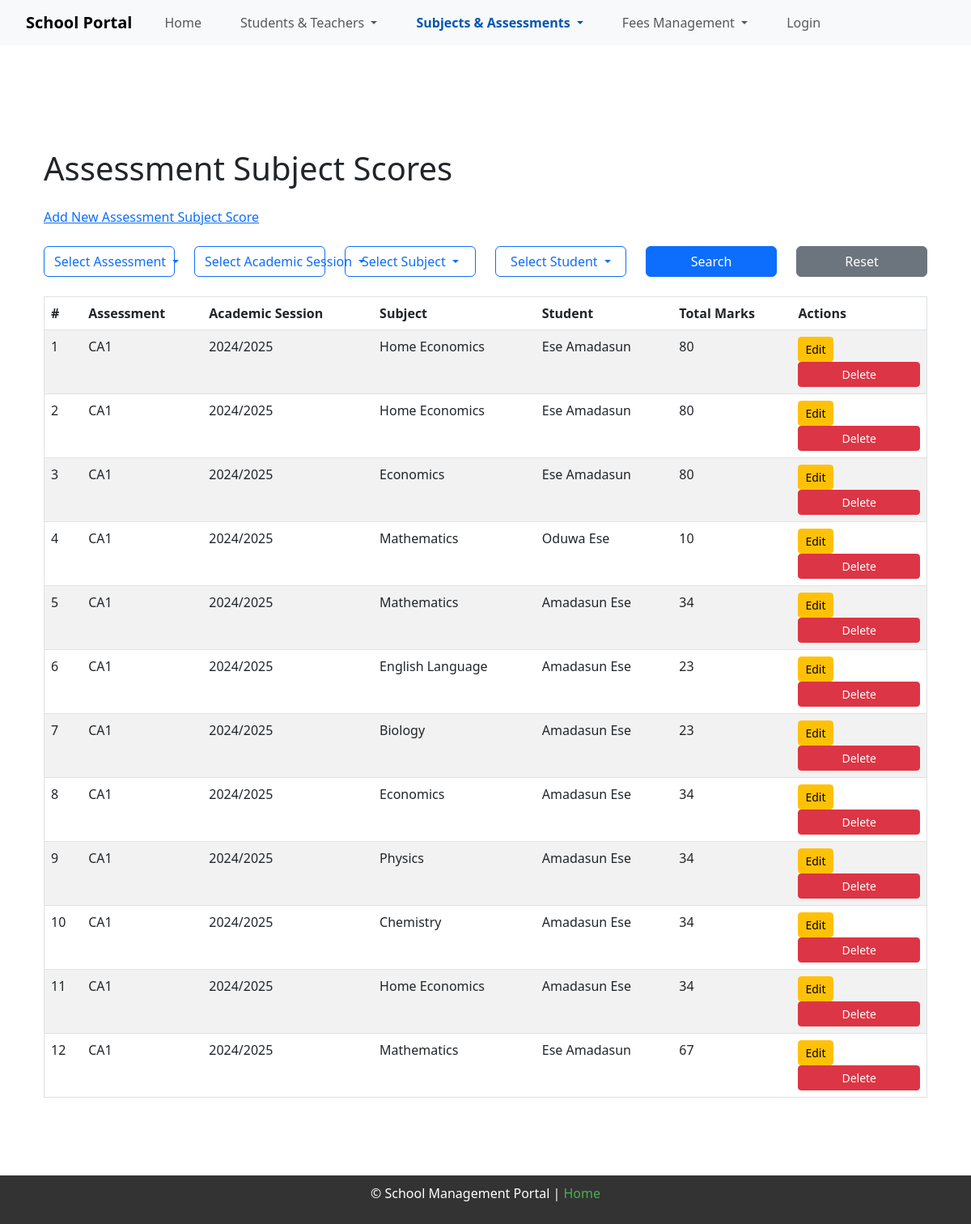
Before: /assessment_subject_scores?assessment=2 with the older database file.
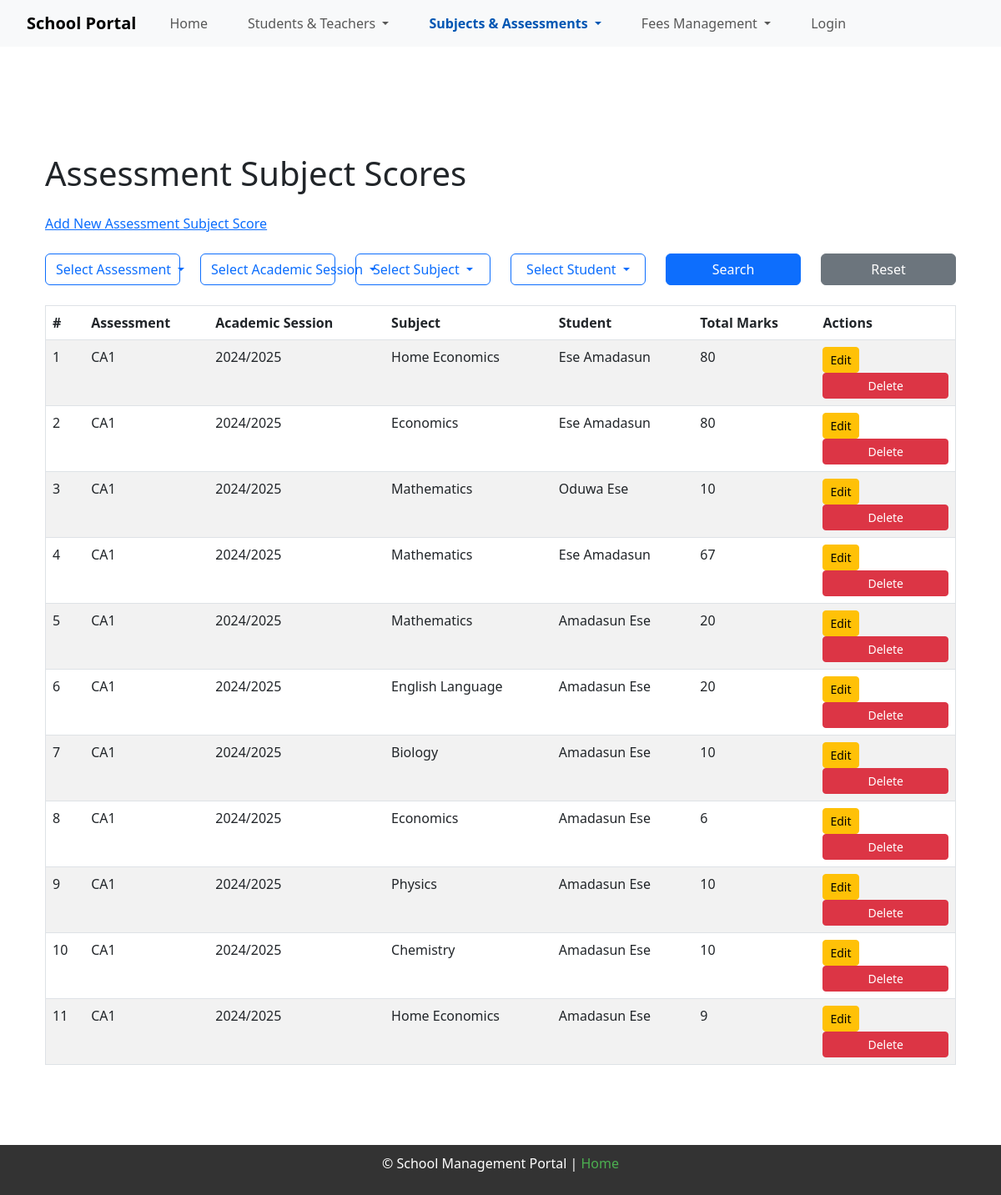
After: the same page with the newer database file.
### models.py (models this page shows)
class AssessmentSubjectScore(db.Model):
    __tablename__ = 'assessment_subject_scores'
    id = db.Column(db.Integer, primary_key=True)
    assessment_id = db.Column(db.Integer, db.ForeignKey('assessments.id'), nullable=False)
    subject_id = db.Column(db.Integer, db.ForeignKey('subjects.id', name='fk_assessment_subject_scores_subject_id'), nullable=False)
    student_id = db.Column(db.Integer, db.ForeignKey('students.id'), nullable=False)
    total_marks = db.Column(db.Integer, nullable=False)
    assessment = db.relationship('Assessment', backref=db.backref('assessment_subject_scores', lazy=True))
    subject = db.relationship('Subject', backref=db.backref('subject_ref', lazy=True))
    student = db.relationship('Student', backref=db.backref('student_assessments', lazy=True))  # Unique backref

class Assessment(db.Model):
    __tablename__ = 'assessments'
    id = db.Column(db.Integer, primary_key=True)
    name = db.Column(db.String(100), nullable=False)
    date = db.Column(db.Date, nullable=False)
    assessment_type_id = db.Column(db.Integer, db.ForeignKey('assessment_types.id'), nullable=False)
    class_id = db.Column(db.Integer, db.ForeignKey('classes.id'), nullable=False)
    academic_session = db.Column(db.String(20), nullable=False)
    term = db.Column(db.String(20), nullable=False)
    assessment_type = db.relationship('AssessmentType', backref='assessments', lazy=True)
    subject_scores = db.relationship('AssessmentSubjectScore', backref='assessmentsubjectscores', lazy=True)  # Updated backref

class Subject(db.Model):
    __tablename__ = 'subjects'
    id = db.Column(db.Integer, primary_key=True)
    name = db.Column(db.String(100), nullable=False)
    school_id = db.Column(db.Integer, db.ForeignKey('schools.id'), nullable=False)
    teacher_subjects = db.relationship('TeacherSubject', backref='teacher_subject', lazy=True)
    assessment_scores = db.relationship('AssessmentSubjectScore', backref='subject_ref', lazy=True)
    class_subjects = db.relationship('ClassSubject', backref='class_subject', lazy=True)

class Student(db.Model):
    __tablename__ = 'students'
    id = db.Column(db.Integer, primary_key=True)
    first_name = db.Column(db.String(50), nullable=False)
    last_name = db.Column(db.String(50), nullable=False)
    date_of_birth = db.Column(db.Date, nullable=False)
    enrollment_date = db.Column(db.Date, nullable=False)
    gender = db.Column(db.String(1), nullable=False)
    grade_level = db.Column(db.String(20), nullable=False)
    contact_email = db.Column(db.String(100), nullable=False)
    school_id = db.Column(
        db.Integer,
        db.ForeignKey('schools.id', name='fk_students_school_id'),
        nullable=False
    )
    class_id = db.Column(
        db.Integer,
        db.ForeignKey('classes.id', name='fk_students_class_id'),
        nullable=False
    )
    grades = db.relationship('Grade', backref='student', lazy=True)
    attendance = db.relationship('Attendance', backref='student', lazy=True)

### routes.py (the view)
@main.route('/assessment_subject_scores')
def assessment_subject_scores():
    assessment_id = request.args.get('assessment')
    academic_session = request.args.get('academic_session')
    subject_id = request.args.get('subject')
    student_id = request.args.get('student')
    query = db.session.query(
        AssessmentSubjectScore,
        Assessment.name.label('assessment_name'),
        Subject.name.label('subject_name'),
        Student.first_name,
        Student.last_name,
        AssessmentSubjectScore.total_marks,
        Assessment.academic_session
    ).join(
        Assessment, AssessmentSubjectScore.assessment_id == Assessment.id
    ).join(
        Subject, AssessmentSubjectScore.subject_id == Subject.id
    ).join(
        Student, AssessmentSubjectScore.student_id == Student.id
    )
    if assessment_id:
        query = query.filter(AssessmentSubjectScore.assessment_id == assessment_id)
    if academic_session:
        query = query.filter(Assessment.academic_session == academic_session)
    if subject_id:
        query = query.filter(AssessmentSubjectScore.subject_id == subject_id)
    if student_id:
        query = query.filter(AssessmentSubjectScore.student_id == student_id)
    scores = query.all()
    assessments = Assessment.query.all()
    academic_sessions = db.session.query(Assessment.academic_session).distinct().all()
    subjects = Subject.query.all()
    students = Student.query.all()
    return render_template(
        'assessment_subject_scores.html',
        scores=scores,
        assessments=assessments,
        academic_sessions=[session[0] for session in academic_sessions],
        subjects=subjects,
        students=students
    )

### __init__.py (called while the page is built)
def create_app():
    app = Flask(__name__)
    app.config.from_object(Config)
    app.config['UPLOAD_FOLDER'] = os.path.join(os.getcwd(), 'static/uploads')
    @app.before_request
    def before_request():
        g.current_user = current_user
    db.init_app(app)
    migrate.init_app(app, db)
    bootstrap.init_app(app)
    login_manager.init_app(app)
    login_manager.login_view = 'main.login'
    app.static_folder ='static'
    app.static_url_path = '/static'
    with app.app_context():
        from . import models
        from .routes import main
        app.register_blueprint(main)
        db.create_all()
    return app

### templates/assessment_subject_scores.html (shortened to what this page needs)
{% extends "base.html" %}
{% block content %}
<div class="container mt-5">
    <h1 class="mb-4">Assessment Subject Scores</h1>
    <div class="back-link mb-4">
        <a href="{{ url_for('main.add_assessment_score') }}">Add New Assessment Subject Score</a>
    </div>
    <form method="GET" class="mb-4">
        <div class="row">
            <div class="col-md-2">
                <div class="dropdown">
                    <button
                        class="btn btn-outline-primary dropdown-toggle w-100"
                        type="button"
                        id="dropdownAssessment"
                        data-bs-toggle="dropdown"
                        aria-expanded="false">
                        Select Assessment
                    </button>
                </div>
            </div>
            <div class="col-md-2">
                <div class="dropdown">
                    <button
                        class="btn btn-outline-primary dropdown-toggle w-100"
                        type="button"
                        id="dropdownAcademicSession"
                        data-bs-toggle="dropdown"
                        aria-expanded="false">
                        Select Academic Session
                    </button>
                </div>
            </div>
            <div class="col-md-2">
                <div class="dropdown">
                    <button
                        class="btn btn-outline-primary dropdown-toggle w-100"
                        type="button"
                        id="dropdownSubject"
                        data-bs-toggle="dropdown"
                        aria-expanded="false">
                        Select Subject
                    </button>
                </div>
            </div>
            <div class="col-md-2">
                <div class="dropdown">
                    <button
                        class="btn btn-outline-primary dropdown-toggle w-100"
                        type="button"
                        id="dropdownStudent"
                        data-bs-toggle="dropdown"
                        aria-expanded="false">
                        Select Student
                    </button>
                </div>
            </div>
            <div class="col-md-2">
                <button type="submit" class="btn btn-primary w-100">Search</button>
            </div>
            <div class="col-md-2">
                <a href="{{ url_for('main.assessment_subject_scores') }}" class="btn btn-secondary w-100">Reset</a>
            </div>
        </div>
    </form>
    <table class="table table-striped">
        <thead>
            <tr>
                <th>#</th>
                <th>Assessment</th>
                <th>Academic Session</th>
                <th>Subject</th>
                <th>Student</th>
                <th>Total Marks</th>
                <th>Actions</th>
            </tr>
        </thead>
        <tbody>
            {% for score in scores %}
            <tr>
                <td>{{ loop.index }}</td>
                <td>{{ score.assessment_name }}</td>
                <td>{{ score.academic_session }}</td>
                <td>{{ score.subject_name }}</td>
                <td>{{ score.first_name }} {{ score.last_name }}</td>
                <td>{{ score.total_marks }}</td>
                <td>
                    <a href="{{ url_for('main.edit_assessment_subject_score', id=score[0].id) }}" class="btn btn-sm btn-warning">Edit</a>
                    <form action="{{ url_for('main.delete_assessment_subject_score', id=score[0].id) }}" method="POST" style="display:inline;">
                        <button type="submit" class="btn btn-sm btn-danger" onclick="return confirm('Are you sure you want to delete this record?');">Delete</button>
                    </form>
                </td>
            </tr>
            {% endfor %}
        </tbody>
    </table>
</div>
{% endblock %}

### templates/base.html (shortened to what this page needs)
<!DOCTYPE html>
<html lang="en">
<head>
    <link rel="stylesheet" href="{{ url_for('static', filename='style.css') }}">
    <link href="https://cdn.jsdelivr.net/npm/bootstrap@5.3.0-alpha3/dist/css/bootstrap.min.css" rel="stylesheet">
    <link href="https://cdn.jsdelivr.net/npm/select2@4.1.0-rc.0/dist/css/select2.min.css" rel="stylesheet" />
</head>
<body>
    {% include 'navigation.html' %}
    <div class="container">
        {% block content %}{% endblock %}
    </div>
    <footer>
        <p>&copy; {{ year }} School Management Portal | <a href="{{ url_for('main.index') }}">Home</a></p>
    </footer>
</body>
</html>

### templates/navigation.html (shortened to what this page needs)
<nav class="navbar navbar-expand-lg navbar-light bg-light">
    <div class="container-fluid">
        <a class="navbar-brand" href="{{ url_for('main.index') }}">School Portal</a>
        <div class="collapse navbar-collapse" id="navbarNavDropdown">
            <ul class="navbar-nav">
                <li class="nav-item">
                    <a class="nav-link {% if request.endpoint == 'main.index' %}active{% endif %}" href="{{ url_for('main.index') }}">Home</a>
                </li>
                <li class="nav-item dropdown">
                    <a class="nav-link dropdown-toggle " href="#" id="studentsTeachersDropdown" role="button" data-bs-toggle="dropdown" aria-expanded="false">
                        Students & Teachers
                    </a>
                </li>
                <li class="nav-item dropdown">
                    <a class="nav-link dropdown-toggle {% if request.endpoint in ['main.subjects', 'main.add_subject', 'main.assessments', 'main.assessment_types', 'main.assessment_subject_scores', 'main.add_assessment_score'] %}active{% endif %}" href="#" id="subjectsAssessmentsDropdown" role="button" data-bs-toggle="dropdown" aria-expanded="false">
                        Subjects & Assessments
                    </a>
                </li>
                <li class="nav-item dropdown">
                    <a class="nav-link dropdown-toggle " href="#" id="feesManagementDropdown" role="button" data-bs-toggle="dropdown" aria-expanded="false">
                        Fees Management
                    </a>
                </li>
                {% if current_user.is_authenticated %}
                    {% if current_user.is_admin %}
                        <li class="nav-item">
                            <a class="nav-link {% if request.endpoint == 'main.register_school' %}active{% endif %}" href="{{ url_for('main.register_school') }}">Register School</a>
                        </li>
                    {% endif %}
                    <li class="nav-item">
                        <a class="nav-link {% if request.endpoint == 'main.dashboard' %}active{% endif %}" href="{{ url_for('main.dashboard') }}">Dashboard</a>
                    </li>
                    <li class="nav-item">
                        <a class="nav-link" href="{{ url_for('main.logout') }}">Logout</a>
                    </li>
                {% else %}
                    <li class="nav-item">
                        <a class="nav-link {% if request.endpoint == 'main.login' %}active{% endif %}" href="{{ url_for('main.login') }}">Login</a>
                    </li>
                {% endif %}
            </ul>
        </div>
    </div>
</nav>

### static/style.css (style rules this page uses)
html, body { margin: 0; padding: 0; height: 100%; font-family: Arial, sans-serif; display: flex; flex-direction: column; }
.container { flex: 1; padding: 20px; }
footer { background-color: #333; color: white; text-align: center; padding: 10px 20px; position: relative; }
footer a { color: #4CAF50; text-decoration: none; }
nav { background-color: #333; color: white; padding: 1em; text-align: center; }
nav a { color: white; margin: 0 1em; text-decoration: none; }
.container { margin: 20px; }
table { width: 100%; border-collapse: collapse; margin-top: 10px; }
table, th, td { border: 1px solid #ddd; padding: 8px; }
th { background-color: #f2f2f2; font-weight: bold; }
form { margin: 0; }
form button { background-color: #333; color: white; padding: 10px 15px; border: none; border-radius: 4px; cursor: pointer; font-size: 16px; width: 100%; }
.navbar { margin-bottom: 20px; }
.navbar-brand { font-weight: bold; }
.nav-item .active { font-weight: bold; color: #0056b3 !important; }

Changed rows visible on the page:
removed AssessmentSubjectScore: assessment_name "CA1", academic_session "2024/2025", subject_name "Home Economics", first_name "Ese", last_name "Amadasun", total_marks "80"
removed AssessmentSubjectScore: assessment_name "CA1", academic_session "2024/2025", subject_name "Mathematics", first_name "Amadasun", last_name "Ese", total_marks "34"
removed AssessmentSubjectScore: assessment_name "CA1", academic_session "2024/2025", subject_name "English Language", first_name "Amadasun", last_name "Ese", total_marks "23"
removed AssessmentSubjectScore: assessment_name "CA1", academic_session "2024/2025", subject_name "Biology", first_name "Amadasun", last_name "Ese", total_marks "23"
removed AssessmentSubjectScore: assessment_name "CA1", academic_session "2024/2025", subject_name "Economics", first_name "Amadasun", last_name "Ese", total_marks "34"
removed AssessmentSubjectScore: assessment_name "CA1", academic_session "2024/2025", subject_name "Physics", first_name "Amadasun", last_name "Ese", total_marks "34"
removed AssessmentSubjectScore: assessment_name "CA1", academic_session "2024/2025", subject_name "Chemistry", first_name "Amadasun", last_name "Ese", total_marks "34"
removed AssessmentSubjectScore: assessment_name "CA1", academic_session "2024/2025", subject_name "Home Economics", first_name "Amadasun", last_name "Ese", total_marks "34"
added AssessmentSubjectScore: assessment_name "CA1", academic_session "2024/2025", subject_name "Mathematics", first_name "Amadasun", last_name "Ese", total_marks "20"
added AssessmentSubjectScore: assessment_name "CA1", academic_session "2024/2025", subject_name "English Language", first_name "Amadasun", last_name "Ese", total_marks "20"
added AssessmentSubjectScore: assessment_name "CA1", academic_session "2024/2025", subject_name "Biology", first_name "Amadasun", last_name "Ese", total_marks "10"
added AssessmentSubjectScore: assessment_name "CA1", academic_session "2024/2025", subject_name "Economics", first_name "Amadasun", last_name "Ese", total_marks "6"
added AssessmentSubjectScore: assessment_name "CA1", academic_session "2024/2025", subject_name "Physics", first_name "Amadasun", last_name "Ese", total_marks "10"
added AssessmentSubjectScore: assessment_name "CA1", academic_session "2024/2025", subject_name "Chemistry", first_name "Amadasun", last_name "Ese", total_marks "10"
added AssessmentSubjectScore: assessment_name "CA1", academic_session "2024/2025", subject_name "Home Economics", first_name "Amadasun", last_name "Ese", total_marks "9"
